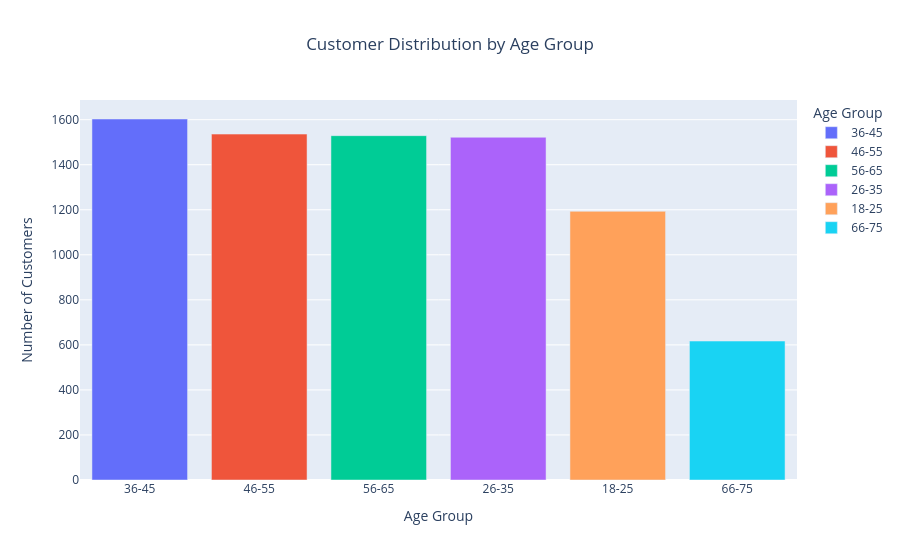

Notebook cell for this chart:
### Markdown cell above
#### (ii) Customer Distribution by Age Group

*Visualization Type:* Bar Chart

*Purpose:* To identify the dominant age segments within the customer base.

*Insight:* The 36–45 age group is the largest customer segment, followed by 46–55 and 56–65. Younger (18–25) and older (66–75) customers are the smallest groups, suggesting the product/service resonates most with middle-aged adults.

### Code cell
age_counts = df['Age Group'].value_counts().reset_index()
age_counts.columns = ['Age Group', 'Count']

fig = px.bar(
    age_counts,
    x='Age Group',
    y='Count',
    color='Age Group',
    title='Customer Distribution by Age Group',
    labels={'Count':'Number of Customers'}
)

fig.update_layout(title_x=0.5)
fig.show()

### Figure 1 — Plotly figure (JSON) as saved in the notebook; plotly's stock layout.template omitted (floating-point values rounded to 4 significant figures)
{"data": [{"hovertemplate": "Age Group=%{x}<br>Number of Customers=%{y}<extra></extra>", "legendgroup": "36-45", "marker": {"color": "#636efa", "pattern": {"shape": ""}}, "name": "36-45", "orientation": "v", "showlegend": true, "textposition": "auto", "type": "bar", "x": ["36-45"], "xaxis": "x", "y": [1603], "yaxis": "y"}, {"hovertemplate": "Age Group=%{x}<br>Number of Customers=%{y}<extra></extra>", "legendgroup": "46-55", "marker": {"color": "#EF553B", "pattern": {"shape": ""}}, "name": "46-55", "orientation": "v", "showlegend": true, "textposition": "auto", "type": "bar", "x": ["46-55"], "xaxis": "x", "y": [1536], "yaxis": "y"}, {"hovertemplate": "Age Group=%{x}<br>Number of Customers=%{y}<extra></extra>", "legendgroup": "56-65", "marker": {"color": "#00cc96", "pattern": {"shape": ""}}, "name": "56-65", "orientation": "v", "showlegend": true, "textposition": "auto", "type": "bar", "x": ["56-65"], "xaxis": "x", "y": [1529], "yaxis": "y"}, {"hovertemplate": "Age Group=%{x}<br>Number of Customers=%{y}<extra></extra>", "legendgroup": "26-35", "marker": {"color": "#ab63fa", "pattern": {"shape": ""}}, "name": "26-35", "orientation": "v", "showlegend": true, "textposition": "auto", "type": "bar", "x": ["26-35"], "xaxis": "x", "y": [1522], "yaxis": "y"}, {"hovertemplate": "Age Group=%{x}<br>Number of Customers=%{y}<extra></extra>", "legendgroup": "18-25", "marker": {"color": "#FFA15A", "pattern": {"shape": ""}}, "name": "18-25", "orientation": "v", "showlegend": true, "textposition": "auto", "type": "bar", "x": ["18-25"], "xaxis": "x", "y": [1193], "yaxis": "y"}, {"hovertemplate": "Age Group=%{x}<br>Number of Customers=%{y}<extra></extra>", "legendgroup": "66-75", "marker": {"color": "#19d3f3", "pattern": {"shape": ""}}, "name": "66-75", "orientation": "v", "showlegend": true, "textposition": "auto", "type": "bar", "x": ["66-75"], "xaxis": "x", "y": [617], "yaxis": "y"}], "layout": {"barmode": "relative", "legend": {"title": {"text": "Age Group"}, "tracegroupgap": 0}, "title": {"text": "Customer Distribution by Age Group", "x": 0.5}, "xaxis": {"anchor": "y", "categoryarray": ["36-45", "46-55", "56-65", "26-35", "18-25", "66-75"], "categoryorder": "array", "domain": [0, 1], "title": {"text": "Age Group"}}, "yaxis": {"anchor": "x", "domain": [0, 1], "title": {"text": "Number of Customers"}}}}
